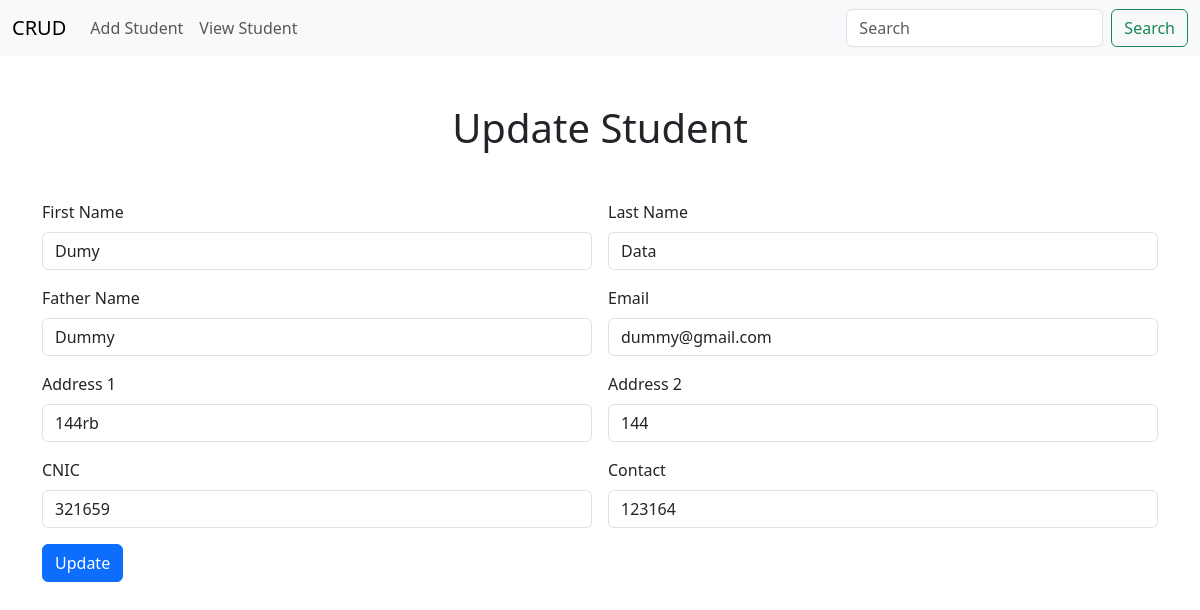
/update/15, run on the app's committed database.
### core/models.py (models this page shows, shortened)
class Student(models.Model):
    first_name = models.CharField(max_length=20)
    last_name = models.CharField(max_length=20)
    father_name = models.CharField(max_length=50)
    email = models.EmailField()
    cnic = models.CharField(max_length=15)
    addressOne = models.CharField(max_length=150)
    addressTwo = models.CharField(max_length=150)
    contact = models.CharField(max_length=11)
    time = models.DateTimeField(auto_now_add=True)

### core/views.py (the view, shortened to what this page needs)
# urls.py: path('update/<int:pk>', views.update_student, name='update')
def update_student(request,pk):
    student = get_object_or_404(Student, pk=pk)
    context = {
        'student':student
    }
    return render(request, 'update.html', context)

### templates/update.html (shortened to what this page needs)
{% extends 'base.html' %}
{% block content %}
<div class="container">
<h1 class="text-center my-5">Update Student</h1>
<form class="row g-3" method="post">
    <div class="col-md-6">
      <label for="fname" class="form-label">First Name</label>
      <input type="text" class="form-control" id="fname" name="fname" value="{{student.first_name}}" required>
    </div>
    <div class="col-md-6">
      <label for="lname" class="form-label">Last Name</label>
      <input type="text" class="form-control" id="lname" value="{{student.last_name}}" name="lname" required>
    </div>
    <div class="col-6">
      <label for="fathername" class="form-label">Father Name</label>
      <input type="text" class="form-control" name="fathername" value="{{student.father_name}}" id="fathername" required>
    </div>
    <div class="col-6">
      <label for="email" class="form-label">Email</label>
      <input type="email" class="form-control" name="email" value="{{student.email}}" id="email" required>
    </div>
    <div class="col-6">
      <label for="inputAddressOne" class="form-label">Address 1</label>
      <input type="text" class="form-control" name="inputAddressOne" value="{{student.addressOne}}" id="inputAddressOne" placeholder="Apartment, studio, or floor" required>
    </div>
    <div class="col-6">
      <label for="inputAddressTwo" class="form-label">Address 2</label>
      <input type="text" class="form-control" name="inputAddressTwo" value="{{student.addressTwo}}" id="inputAddressTwo" placeholder="Apartment, studio, or floor" required>
    </div>
    <div class="col-md-6">
      <label for="cnic" class="form-label">CNIC</label>
      <input type="number" class="form-control" name="cnic" value="{{student.cnic}}" id="cnic" required>
    </div>
    <div class="col-md-6">
      <label for="contact" class="form-label">Contact</label>
      <input type="tel" class="form-control" id="contact" value="{{student.contact}}" name="contact" required>
    </div>
    <div class="col-12">
      <button type="submit" class="btn btn-primary">Update</button>
    </div>
  </form>
</div>
{% endblock content %}

### data on the page
Student: fname "Dumy", lname "Data", fathername "Dummy", email "dummy@gmail.com", inputAddressOne "144rb", inputAddressTwo "144", cnic "321659", contact "123164"
